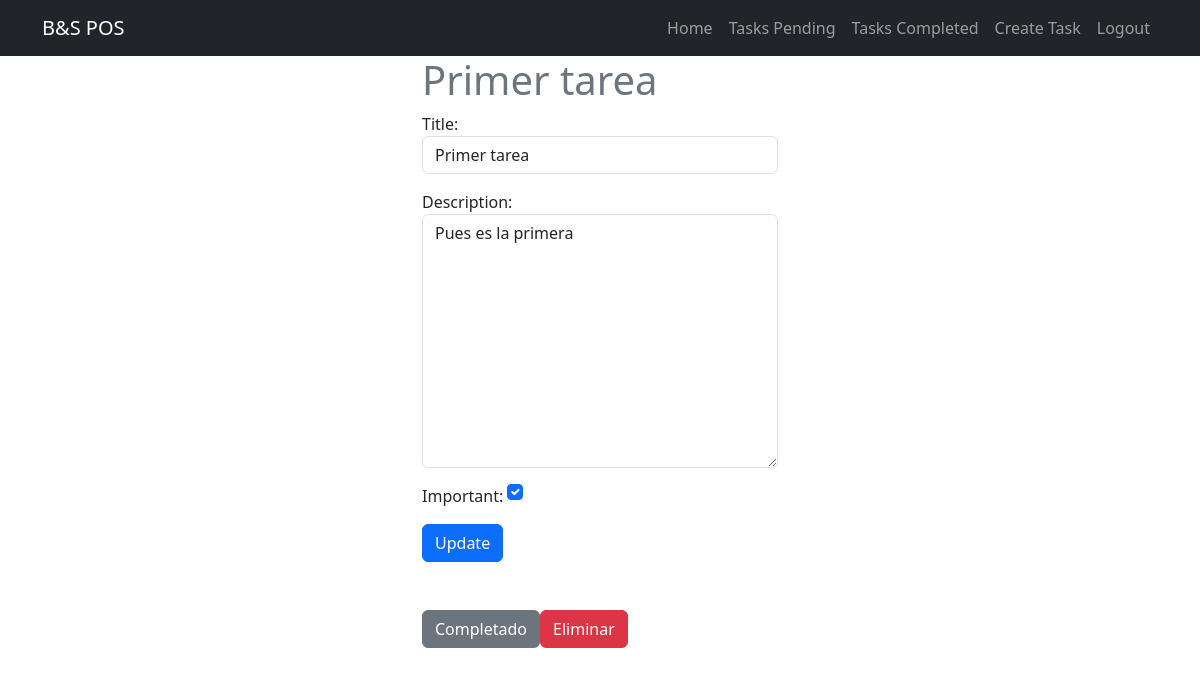
/tasks/1/ (signed in), run on the app's committed database.
### tasks/models.py (models this page shows, shortened)
class Task(models.Model):
    title = models.CharField(max_length=30)
    description = models.TextField(blank=True)
    created = models.DateTimeField(auto_now_add=True)
    datecompleted = models.DateTimeField(null=True, blank=True)
    important = models.BooleanField(default=True)
    user = models.ForeignKey(User, on_delete=models.CASCADE)

### tasks/views.py (the view, shortened to what this page needs)
# urls.py: path('tasks/<int:task_id>/', views.task_detail, name='task_detail'),
@login_required
def task_detail(request, task_id):
    if request.method == 'GET':
        task = get_object_or_404(Task, pk=task_id, user=request.user)
        form = TaskForm(instance=task)
        return render(request, 'task_detail.html', {'task':task, 'form':form})

### tasks/forms.py
class TaskForm(ModelForm):
    class Meta:
        model = Task
        fields = ['title', 'description', 'important']
        widgets = {
            'title': forms.TextInput(attrs={'class': 'form-control', 'placeholder': 'Escribe el titulo'}),
            'description': forms.Textarea(attrs={'class': 'form-control', 'placeholder': 'Escribe la descripcion'}),
            'important': forms.CheckboxInput(attrs={'class': 'form-check-input m-auto'})
        }

### tasks/templates/task_detail.html (shortened to what this page needs)
{% extends 'base.html' %}
{% block content %}
<div class="main container">
    <div class="row">
        <div class="col-md-4 offset-md-4">
            <h1 class="text-secondary">{{task.title}}</h1>
            <form method="POST">
                {{form.as_p}}
                <button class="btn btn-primary">
                    Update
                </button>
            </form>
            <div class="mt-5 d-flex">
                <form action="{% url 'complete_task' task.id %}"method="POST">
                    <button class="btn btn-secondary">
                        Completado
                    </button>
                </form>
                <form action="{% url 'delete_task' task.id %}" method="POST">
                    <button class="btn btn-danger">
                        Eliminar
                    </button>
                </form>
            </div>
        </div>
    </div>
</div>
{% endblock %}

### data on the page
Task: title "Primer tarea", description "Pues es la primera", important "☑"
